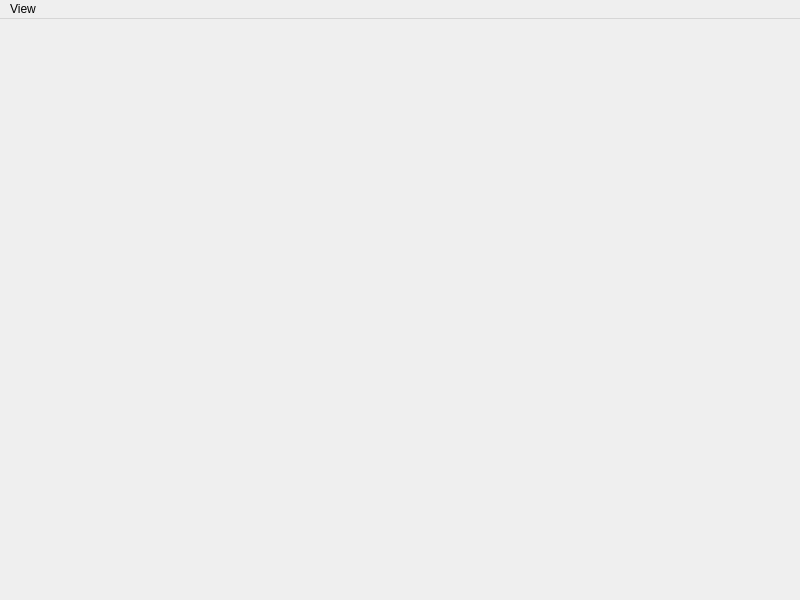
<?xml version="1.0" encoding="UTF-8"?>
<ui version="4.0">
 <class>NEGLMainWindow</class>
 <widget class="QMainWindow" name="NEGLMainWindow">
  <property name="geometry">
   <rect>
    <x>0</x>
    <y>0</y>
    <width>800</width>
    <height>600</height>
   </rect>
  </property>
  <property name="sizePolicy">
   <sizepolicy hsizetype="Preferred" vsizetype="Preferred">
    <horstretch>5</horstretch>
    <verstretch>0</verstretch>
   </sizepolicy>
  </property>
  <property name="windowTitle">
   <string>OpenGL</string>
  </property>
  <widget class="QWidget" name="centralWidget"/>
  <widget class="NEMenuBar" name="menubar">
   <property name="geometry">
    <rect>
     <x>0</x>
     <y>0</y>
     <width>800</width>
     <height>29</height>
    </rect>
   </property>
   <property name="nativeMenuBar">
    <bool>false</bool>
   </property>
   <widget class="QMenu" name="menuView">
    <property name="title">
     <string>View</string>
    </property>
    <addaction name="actionFrameSelection"/>
    <addaction name="separator"/>
    <addaction name="actionGrid"/>
    <addaction name="actionDraw_render_area"/>
    <addaction name="actionShow_Axes"/>
    <addaction name="actionShow_OSD"/>
    <addaction name="actionDynamicQuality"/>
    <addaction name="separator"/>
    <addaction name="actionSplit_horizontally"/>
    <addaction name="actionSplit_vertically"/>
    <addaction name="actionSplit_to_quad"/>
    <addaction name="separator"/>
    <addaction name="actionClip"/>
    <addaction name="separator"/>
    <addaction name="actionMaximize"/>
    <addaction name="actionHide"/>
    <addaction name="actionClose"/>
   </widget>
   <addaction name="menuView"/>
  </widget>
  <action name="actionGrid">
   <property name="checkable">
    <bool>true</bool>
   </property>
   <property name="checked">
    <bool>true</bool>
   </property>
   <property name="text">
    <string>Show grid</string>
   </property>
  </action>
  <action name="actionDraw_render_area">
   <property name="checkable">
    <bool>true</bool>
   </property>
   <property name="icon">
    <iconset resource="../../neutrino.qrc">
     <normaloff>:/Neutrino/Resources/16/photo.png</normaloff>:/Neutrino/Resources/16/photo.png</iconset>
   </property>
   <property name="text">
    <string>Show render area</string>
   </property>
  </action>
  <action name="actionSplit_horizontally">
   <property name="checkable">
    <bool>false</bool>
   </property>
   <property name="checked">
    <bool>false</bool>
   </property>
   <property name="icon">
    <iconset resource="../../neutrino.qrc">
     <normaloff>:/Neutrino/Resources/16/application-split.png</normaloff>:/Neutrino/Resources/16/application-split.png</iconset>
   </property>
   <property name="text">
    <string>Split horizontally</string>
   </property>
  </action>
  <action name="actionSplit_vertically">
   <property name="checkable">
    <bool>false</bool>
   </property>
   <property name="icon">
    <iconset resource="../../neutrino.qrc">
     <normaloff>:/Neutrino/Resources/16/application-split-vertical.png</normaloff>:/Neutrino/Resources/16/application-split-vertical.png</iconset>
   </property>
   <property name="text">
    <string>Split vertically</string>
   </property>
  </action>
  <action name="actionSplit_to_quad">
   <property name="icon">
    <iconset resource="../../neutrino.qrc">
     <normaloff>:/Neutrino/Resources/16/application-split-tile.png</normaloff>:/Neutrino/Resources/16/application-split-tile.png</iconset>
   </property>
   <property name="text">
    <string>Split to quad</string>
   </property>
  </action>
  <action name="actionShow_OSD">
   <property name="checkable">
    <bool>true</bool>
   </property>
   <property name="checked">
    <bool>true</bool>
   </property>
   <property name="icon">
    <iconset resource="../../neutrino.qrc">
     <normaloff>:/Neutrino/Resources/16/application_side_boxes.png</normaloff>:/Neutrino/Resources/16/application_side_boxes.png</iconset>
   </property>
   <property name="text">
    <string>Show OSD</string>
   </property>
  </action>
  <action name="actionClip">
   <property name="checkable">
    <bool>true</bool>
   </property>
   <property name="icon">
    <iconset resource="../../neutrino.qrc">
     <normaloff>:/Neutrino/Resources/16/cut.png</normaloff>:/Neutrino/Resources/16/cut.png</iconset>
   </property>
   <property name="text">
    <string>Clip</string>
   </property>
  </action>
  <action name="actionClose">
   <property name="icon">
    <iconset resource="../../neutrino.qrc">
     <normaloff>:/Neutrino/Resources/16/application_delete.png</normaloff>:/Neutrino/Resources/16/application_delete.png</iconset>
   </property>
   <property name="text">
    <string>Close</string>
   </property>
  </action>
  <action name="actionShow_Axes">
   <property name="checkable">
    <bool>true</bool>
   </property>
   <property name="checked">
    <bool>true</bool>
   </property>
   <property name="text">
    <string>Show Axes</string>
   </property>
  </action>
  <action name="actionFrameSelection">
   <property name="checkable">
    <bool>false</bool>
   </property>
   <property name="icon">
    <iconset resource="../../neutrino.qrc">
     <normaloff>:/Neutrino/Resources/16/shape_handles.png</normaloff>:/Neutrino/Resources/16/shape_handles.png</iconset>
   </property>
   <property name="text">
    <string>Frame Selection</string>
   </property>
   <property name="shortcut">
    <string>F</string>
   </property>
   <property name="shortcutContext">
    <enum>Qt::WidgetWithChildrenShortcut</enum>
   </property>
   <property name="autoRepeat">
    <bool>false</bool>
   </property>
  </action>
  <action name="actionHide">
   <property name="icon">
    <iconset resource="../../neutrino.qrc">
     <normaloff>:/Neutrino/Resources/16/application_put.png</normaloff>:/Neutrino/Resources/16/application_put.png</iconset>
   </property>
   <property name="text">
    <string>Hide</string>
   </property>
  </action>
  <action name="actionMaximize">
   <property name="checkable">
    <bool>true</bool>
   </property>
   <property name="icon">
    <iconset resource="../../neutrino.qrc">
     <normaloff>:/Neutrino/Resources/16/arrow_out.png</normaloff>:/Neutrino/Resources/16/arrow_out.png</iconset>
   </property>
   <property name="text">
    <string>Maximized</string>
   </property>
   <property name="shortcutContext">
    <enum>Qt::WidgetWithChildrenShortcut</enum>
   </property>
   <property name="autoRepeat">
    <bool>false</bool>
   </property>
  </action>
  <action name="actionDynamicQuality">
   <property name="checkable">
    <bool>true</bool>
   </property>
   <property name="text">
    <string>Dynamic Quality</string>
   </property>
  </action>
 </widget>
 <customwidgets>
  <customwidget>
   <class>NEMenuBar</class>
   <extends>QMenuBar</extends>
   <header>Widgets/MenuBar/NEMenuBar.h</header>
  </customwidget>
 </customwidgets>
 <resources>
  <include location="../../neutrino.qrc"/>
 </resources>
 <connections/>
 <slots>
  <slot>maximizeGLWindow(bool)</slot>
 </slots>
</ui>
